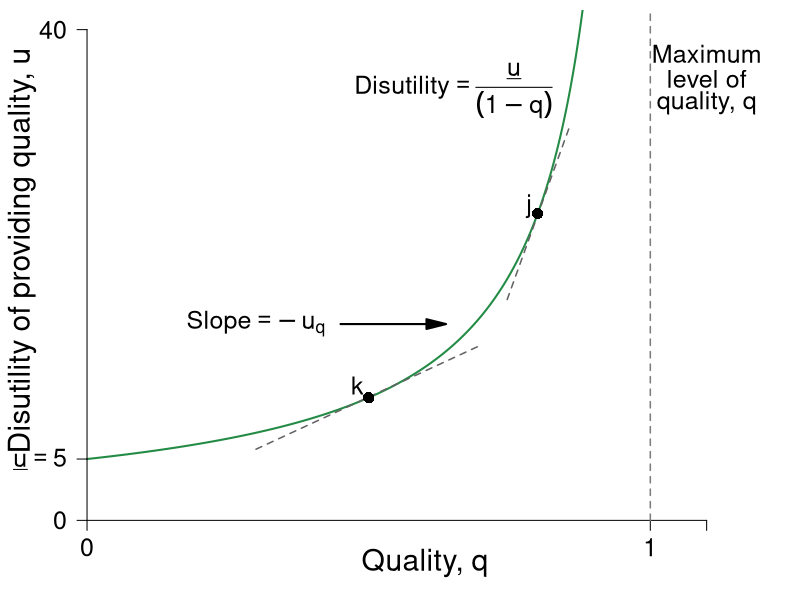

Source code (R):
require(ggplot2)
require(shape)
require(plotrix)
pdf(file = "information_power/ch11_fig2.pdf", width = 9, height = 7)

#Set parameters for graphics
pointsize <- 1.8
axislabelsize <- 1.8
labelsize <- 1.5
namesize <- 1.8
annotatesize <- 1.5
graphlinewidth <- 2
segmentlinewidth <- 1.5

disutilityFn <- function(q, delta = 5) {
  delta /(1 - q)
}

#COL <- c("#1B9E77", "#D95F02", "#7570B3", "#E7298A", "#66A61E", "#E6AB02", "#A6761D", "#666666")
COL <- c("#238b45","#7fc97f", "#beaed4", "#fdc086", "#ffff99")
COLA <- c("#e0f3db", "#99d8c9","#66c2a4","#41ae76", "#238b45", "#005824")
COLB <- c("#c6dbef", "#4eb3d3", "#2b8cbe", "#0868ac","#084081")
COLC <- c("#fcfbfd", "#efedf5", "#dadaeb", "#bcbddc", "#9e9ac8", "#807dba", "#6a51a3", "#54278f", "#3f007d")
grays <- gray.colors(25, start = 1, end = 0)

par(mar =  c(3, 3, .5, .5))
xlims <- c(0, 1.2)
ylims <- c(0, 40)


plot(0, 0, xlim = xlims, ylim = ylims, type = "n",
     xlab = expression(paste(""), cex = axislabelsize),
     ylab = expression(paste(""), cex = axislabelsize),
     xaxt = "n", yaxt = "n", cex.lab = axislabelsize, bty = "n")

npts <- 500 
npts2 <- 501
#Specify the sequences of points for graphing. 
xx1 <- seq(xlims[1], 0.9, length.out = npts)
xx2 <- seq(xlims[1], xlims[2], length.out = npts)
xx3 <- seq(xlims[1], xlims[2], length.out = npts2)
xx4 <- seq(xlims[1], 25, length.out = npts2)

#Draw the lines for the graphs
lines(xx1, disutilityFn(xx1), col = COL[1], lwd = graphlinewidth)
#lines(xx2, solowCondition(xx2, delta = 5), col = COL[3], lwd = 4)
#lines(xx2, solowInfeas(xx2, delta = 5), col = COL[1], lwd = 4, lty = 2)

#Customize ticks and labels for the plot
ticksy <- c(0, 5, 40)
ylabels <- c(0, expression(underline(u) == 5), 40)
ticksx <- c(0, 1, 1.1)
xlabels <- c(0, 1.0, NA)

axis(1, at = ticksx, pos = 0, labels = xlabels, cex.axis = labelsize)
axis(2, at = ticksy, pos = 0, labels = ylabels, las = 1, cex.axis = labelsize)

# Axis labels 
text(0.5*xlims[2], -3.5, expression(paste("Quality, ", q)), xpd = TRUE, cex = axislabelsize) 
text(-0.115, 0.55*ylims[2], expression(paste("Disutility of providing quality, ", u)), xpd = TRUE, cex = axislabelsize, srt = 90) 

#Annotation of the  graphs
text(0.65, 35, expression(paste("Disutility", phantom() == frac(underline("u"), (1 - q)))), cex = labelsize)

#Line for the absolute maximum quality
segments(1, 0, 1, 42, lty = 2, lwd = 1.5, col = grays[20])

#Arrow to Slope of BRF
Arrows(0.45, 16, 0.62, 16, col = "black", lty = 1, lwd = 2, arr.type = "triangle")
text(0.3, 16, expression(paste("Slope", phantom() == - u[q])), cex = labelsize)

#tangent lines
segments(0.7459, 18, 0.8559, 32, lty = 2, col = grays[22], lwd = segmentlinewidth)
segments(0.3, 5.8, 0.7, 14.3, lty = 2, col = grays[22], lwd = segmentlinewidth)

#Points for differing levels of q
points(0.8, 25, pch = 16, col = "black", cex = 1.5)
points(0.5, 10, pch = 16, col = "black", cex = 1.5)

#tangent point lables
text(0.785, 25.6, expression(paste(j)), cex = labelsize)
text(0.48, 11, expression(paste(k)), cex = labelsize)


#Text to indicate delta = 5
#text(0.2, 38, expression(paste("Disutility of effort")), cex = labelsize)
#text(0.2, 36, expression(paste("set to ", underline("u"), " = 5")), cex = labelsize)

#Text for max quality
text(1.1, 38, expression(paste("Maximum")), cex = labelsize)
text(1.1, 36, expression(paste("level of")), cex = labelsize)
text(1.1, 34, expression(paste("quality, q")), cex = labelsize)


dev.off()
